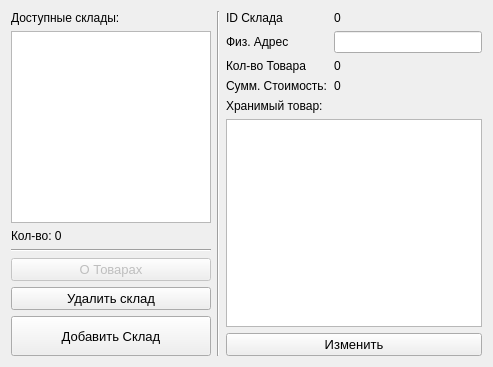
      <widget class="QWidget" name="page_2_warehouse">
       <layout class="QHBoxLayout" name="horizontalLayout_4">
        <item>
         <layout class="QVBoxLayout" name="verticalLayout_4">
          <item>
           <widget class="QLabel" name="label_12">
            <property name="text">
             <string>Доступные склады:</string>
            </property>
           </widget>
          </item>
          <item>
           <widget class="QListView" name="_2_listView_availWarehouse">
            <property name="sizePolicy">
             <sizepolicy hsizetype="Fixed" vsizetype="Expanding">
              <horstretch>0</horstretch>
              <verstretch>0</verstretch>
             </sizepolicy>
            </property>
            <property name="maximumSize">
             <size>
              <width>200</width>
              <height>16777215</height>
             </size>
            </property>
           </widget>
          </item>
          <item>
           <widget class="QLabel" name="_2_label_warehouse_count">
            <property name="text">
             <string>Кол-во: 0</string>
            </property>
           </widget>
          </item>
          <item>
           <widget class="Line" name="line">
            <property name="orientation">
             <enum>Qt::Horizontal</enum>
            </property>
           </widget>
          </item>
          <item>
           <widget class="QPushButton" name="_2_pushButton_about_products">
            <property name="enabled">
             <bool>false</bool>
            </property>
            <property name="font">
             <font>
              <pointsize>10</pointsize>
             </font>
            </property>
            <property name="text">
             <string>О Товарах</string>
            </property>
            <property name="icon">
             <iconset>
              <normaloff>../../../.designer/backup/imgs/website.png</normaloff>../../../.designer/backup/imgs/website.png</iconset>
            </property>
           </widget>
          </item>
          <item>
           <widget class="QPushButton" name="_2_pushButton_remove">
            <property name="font">
             <font>
              <pointsize>10</pointsize>
             </font>
            </property>
            <property name="text">
             <string>Удалить склад</string>
            </property>
            <property name="icon">
             <iconset>
              <normaloff>imgs/rocket.png</normaloff>imgs/rocket.png</iconset>
            </property>
           </widget>
          </item>
          <item>
           <widget class="QPushButton" name="_2_pushButton_new_warehouse">
            <property name="minimumSize">
             <size>
              <width>0</width>
              <height>40</height>
             </size>
            </property>
            <property name="font">
             <font>
              <pointsize>10</pointsize>
             </font>
            </property>
            <property name="text">
             <string>Добавить Склад</string>
            </property>
            <property name="icon">
             <iconset>
              <normaloff>../../../.designer/backup/imgs/package.png</normaloff>../../../.designer/backup/imgs/package.png</iconset>
            </property>
           </widget>
          </item>
         </layout>
        </item>
        <item>
         <widget class="Line" name="line_12">
          <property name="orientation">
           <enum>Qt::Vertical</enum>
          </property>
         </widget>
        </item>
        <item>
         <layout class="QVBoxLayout" name="verticalLayout_5">
          <item>
           <layout class="QFormLayout" name="formLayout_2">
            <item row="0" column="0">
             <widget class="QLabel" name="label_14">
              <property name="text">
               <string>ID Склада</string>
              </property>
             </widget>
            </item>
            <item row="0" column="1">
             <widget class="QLabel" name="_2_label_warehouse_id">
              <property name="text">
               <string>0</string>
              </property>
             </widget>
            </item>
            <item row="1" column="0">
             <widget class="QLabel" name="label_16">
              <property name="text">
               <string>Физ. Адрес</string>
              </property>
             </widget>
            </item>
            <item row="1" column="1">
             <widget class="QLineEdit" name="_2_lineEdit_warehouse_address"/>
            </item>
            <item row="2" column="0">
             <widget class="QLabel" name="label_17">
              <property name="text">
               <string>Кол-во Товара</string>
              </property>
             </widget>
            </item>
            <item row="2" column="1">
             <widget class="QLabel" name="_2_label_product_count">
              <property name="text">
               <string>0</string>
              </property>
             </widget>
            </item>
            <item row="3" column="0">
             <widget class="QLabel" name="label_19">
              <property name="text">
               <string>Сумм. Стоимость:</string>
              </property>
             </widget>
            </item>
            <item row="3" column="1">
             <widget class="QLabel" name="_2_label_full_price">
              <property name="text">
               <string>0</string>
              </property>
             </widget>
            </item>
           </layout>
          </item>
          <item>
           <widget class="QLabel" name="label_21">
            <property name="text">
             <string>Хранимый товар:</string>
            </property>
           </widget>
          </item>
          <item>
           <widget class="QTableView" name="_2_tableView_products"/>
          </item>
          <item>
           <widget class="QPushButton" name="_2_pushButton_edit">
            <property name="font">
             <font>
              <pointsize>10</pointsize>
             </font>
            </property>
            <property name="text">
             <string>Изменить</string>
            </property>
            <property name="icon">
             <iconset>
              <normaloff>imgs/megaphone.png</normaloff>imgs/megaphone.png</iconset>
            </property>
           </widget>
          </item>
         </layout>
        </item>
       </layout>
      </widget>
